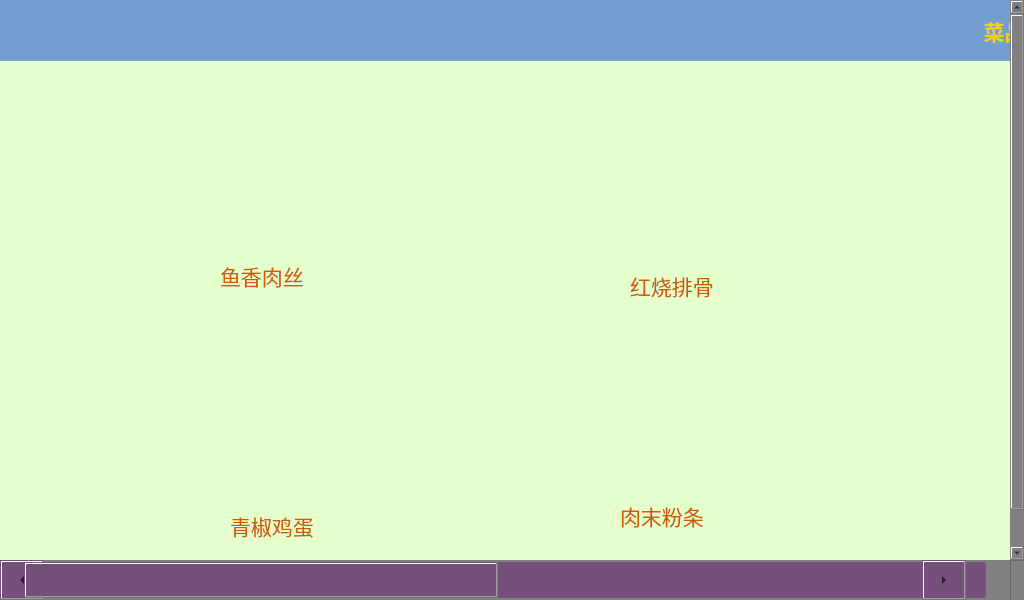
<?xml version="1.0" encoding="UTF-8"?>
<ui version="4.0">
 <class>Picture_1</class>
 <widget class="QWidget" name="Picture_1">
  <property name="geometry">
   <rect>
    <x>0</x>
    <y>0</y>
    <width>1024</width>
    <height>600</height>
   </rect>
  </property>
  <property name="minimumSize">
   <size>
    <width>0</width>
    <height>600</height>
   </size>
  </property>
  <property name="maximumSize">
   <size>
    <width>16777215</width>
    <height>600</height>
   </size>
  </property>
  <property name="windowTitle">
   <string>Form</string>
  </property>
  <widget class="QScrollArea" name="scrollArea">
   <property name="geometry">
    <rect>
     <x>0</x>
     <y>0</y>
     <width>1024</width>
     <height>600</height>
    </rect>
   </property>
   <property name="minimumSize">
    <size>
     <width>1024</width>
     <height>600</height>
    </size>
   </property>
   <property name="maximumSize">
    <size>
     <width>16777215</width>
     <height>600</height>
    </size>
   </property>
   <property name="mouseTracking">
    <bool>false</bool>
   </property>
   <property name="tabletTracking">
    <bool>false</bool>
   </property>
   <property name="focusPolicy">
    <enum>Qt::NoFocus</enum>
   </property>
   <property name="acceptDrops">
    <bool>true</bool>
   </property>
   <property name="autoFillBackground">
    <bool>false</bool>
   </property>
   <property name="styleSheet">
    <string notr="true">QWidget{ background-color:grey; }
QScrollBar:horizontal {  
    height: 40px; /* 设置水平滚动条的高度（即粗细） */  
    background: rgb(117, 80, 123); /* 设置背景色 */ 
    margin: 0 22px 0 22px; /* 设置外边距 */  
    border: 2px solid grey; /* 设置边框 */  
    border-radius: 5px; /* 设置边框圆角 */  
} </string>
   </property>
   <property name="frameShape">
    <enum>QFrame::NoFrame</enum>
   </property>
   <property name="lineWidth">
    <number>0</number>
   </property>
   <property name="midLineWidth">
    <number>40</number>
   </property>
   <property name="widgetResizable">
    <bool>true</bool>
   </property>
   <property name="alignment">
    <set>Qt::AlignLeading|Qt::AlignLeft|Qt::AlignTop</set>
   </property>
   <widget class="QWidget" name="scrollAreaWidgetContents">
    <property name="geometry">
     <rect>
      <x>-1038</x>
      <y>0</y>
      <width>2048</width>
      <height>600</height>
     </rect>
    </property>
    <property name="minimumSize">
     <size>
      <width>2048</width>
      <height>600</height>
     </size>
    </property>
    <property name="maximumSize">
     <size>
      <width>16777215</width>
      <height>600</height>
     </size>
    </property>
    <property name="styleSheet">
     <string notr="true">QWidget{ background-color:#E5FFCC; }</string>
    </property>
    <widget class="QLabel" name="label">
     <property name="geometry">
      <rect>
       <x>0</x>
       <y>0</y>
       <width>2051</width>
       <height>61</height>
      </rect>
     </property>
     <property name="font">
      <font>
       <pointsize>16</pointsize>
       <weight>75</weight>
       <bold>true</bold>
      </font>
     </property>
     <property name="layoutDirection">
      <enum>Qt::RightToLeft</enum>
     </property>
     <property name="autoFillBackground">
      <bool>false</bool>
     </property>
     <property name="styleSheet">
      <string notr="true">QWidget{ background-color:rgb(114, 159, 207)}
QLabel{ color:rgb(237, 212, 0)}</string>
     </property>
     <property name="lineWidth">
      <number>5</number>
     </property>
     <property name="midLineWidth">
      <number>5</number>
     </property>
     <property name="text">
      <string>菜品图片</string>
     </property>
     <property name="scaledContents">
      <bool>false</bool>
     </property>
     <property name="alignment">
      <set>Qt::AlignCenter</set>
     </property>
     <property name="wordWrap">
      <bool>false</bool>
     </property>
     <property name="margin">
      <number>0</number>
     </property>
     <property name="indent">
      <number>5</number>
     </property>
     <property name="textInteractionFlags">
      <set>Qt::LinksAccessibleByMouse</set>
     </property>
    </widget>
    <widget class="QWidget" name="layoutWidget">
     <property name="geometry">
      <rect>
       <x>60</x>
       <y>300</y>
       <width>1991</width>
       <height>181</height>
      </rect>
     </property>
     <layout class="QHBoxLayout" name="horizontalLayout_2">
      <property name="spacing">
       <number>40</number>
      </property>
      <item>
       <widget class="QLabel" name="label_4">
        <property name="styleSheet">
         <string notr="true">
QLabel{image:url(:/new/prefix1/qingjiaojidan.jpg)}</string>
        </property>
        <property name="text">
         <string/>
        </property>
       </widget>
      </item>
      <item>
       <widget class="QLabel" name="label_10">
        <property name="styleSheet">
         <string notr="true">
QLabel{image:url(:/new/prefix1/roumofentiao.jpg)}</string>
        </property>
        <property name="text">
         <string/>
        </property>
       </widget>
      </item>
      <item>
       <widget class="QLabel" name="label_12">
        <property name="styleSheet">
         <string notr="true">
QLabel{image:url(:/new/prefix1/tudousi.jpg)}</string>
        </property>
        <property name="text">
         <string/>
        </property>
       </widget>
      </item>
      <item>
       <widget class="QLabel" name="label_13">
        <property name="styleSheet">
         <string notr="true">
QLabel{image:url(:/new/prefix1/dongporou.jpg)}</string>
        </property>
        <property name="text">
         <string/>
        </property>
       </widget>
      </item>
      <item>
       <widget class="QLabel" name="label_14">
        <property name="styleSheet">
         <string notr="true">
QLabel{image:url(:/new/prefix1/gongbaojiding.jpg)}</string>
        </property>
        <property name="text">
         <string/>
        </property>
       </widget>
      </item>
     </layout>
    </widget>
    <widget class="QLabel" name="label_2">
     <property name="geometry">
      <rect>
       <x>220</x>
       <y>260</y>
       <width>91</width>
       <height>31</height>
      </rect>
     </property>
     <property name="font">
      <font>
       <pointsize>16</pointsize>
       <weight>50</weight>
       <bold>false</bold>
      </font>
     </property>
     <property name="styleSheet">
      <string notr="true">QLabel{color:rgb(206, 92, 0)}</string>
     </property>
     <property name="text">
      <string>鱼香肉丝</string>
     </property>
    </widget>
    <widget class="QLabel" name="label_5">
     <property name="geometry">
      <rect>
       <x>630</x>
       <y>270</y>
       <width>91</width>
       <height>31</height>
      </rect>
     </property>
     <property name="font">
      <font>
       <pointsize>16</pointsize>
       <weight>50</weight>
       <bold>false</bold>
      </font>
     </property>
     <property name="styleSheet">
      <string notr="true">QLabel{color:rgb(206, 92, 0)}</string>
     </property>
     <property name="text">
      <string>红烧排骨</string>
     </property>
    </widget>
    <widget class="QLabel" name="label_6">
     <property name="geometry">
      <rect>
       <x>1020</x>
       <y>270</y>
       <width>121</width>
       <height>31</height>
      </rect>
     </property>
     <property name="font">
      <font>
       <pointsize>16</pointsize>
       <weight>50</weight>
       <bold>false</bold>
      </font>
     </property>
     <property name="styleSheet">
      <string notr="true">QLabel{color:rgb(206, 92, 0)}</string>
     </property>
     <property name="text">
      <string>白菜炖粉条</string>
     </property>
    </widget>
    <widget class="QLabel" name="label_15">
     <property name="geometry">
      <rect>
       <x>1420</x>
       <y>270</y>
       <width>91</width>
       <height>31</height>
      </rect>
     </property>
     <property name="font">
      <font>
       <pointsize>16</pointsize>
       <weight>50</weight>
       <bold>false</bold>
      </font>
     </property>
     <property name="styleSheet">
      <string notr="true">QLabel{color:rgb(206, 92, 0)}</string>
     </property>
     <property name="text">
      <string>红烧排骨</string>
     </property>
    </widget>
    <widget class="QLabel" name="label_16">
     <property name="geometry">
      <rect>
       <x>1830</x>
       <y>270</y>
       <width>91</width>
       <height>31</height>
      </rect>
     </property>
     <property name="font">
      <font>
       <pointsize>16</pointsize>
       <weight>50</weight>
       <bold>false</bold>
      </font>
     </property>
     <property name="styleSheet">
      <string notr="true">QLabel{color:rgb(206, 92, 0)}</string>
     </property>
     <property name="text">
      <string>炸蘑菇</string>
     </property>
    </widget>
    <widget class="QLabel" name="label_17">
     <property name="geometry">
      <rect>
       <x>230</x>
       <y>510</y>
       <width>91</width>
       <height>31</height>
      </rect>
     </property>
     <property name="font">
      <font>
       <pointsize>16</pointsize>
       <weight>50</weight>
       <bold>false</bold>
      </font>
     </property>
     <property name="styleSheet">
      <string notr="true">QLabel{color:rgb(206, 92, 0)}</string>
     </property>
     <property name="text">
      <string>青椒鸡蛋</string>
     </property>
    </widget>
    <widget class="QLabel" name="label_18">
     <property name="geometry">
      <rect>
       <x>620</x>
       <y>500</y>
       <width>91</width>
       <height>31</height>
      </rect>
     </property>
     <property name="font">
      <font>
       <pointsize>16</pointsize>
       <weight>50</weight>
       <bold>false</bold>
      </font>
     </property>
     <property name="styleSheet">
      <string notr="true">QLabel{color:rgb(206, 92, 0)}</string>
     </property>
     <property name="text">
      <string>肉末粉条</string>
     </property>
    </widget>
    <widget class="QLabel" name="label_19">
     <property name="geometry">
      <rect>
       <x>1030</x>
       <y>500</y>
       <width>91</width>
       <height>31</height>
      </rect>
     </property>
     <property name="font">
      <font>
       <pointsize>16</pointsize>
       <weight>50</weight>
       <bold>false</bold>
      </font>
     </property>
     <property name="styleSheet">
      <string notr="true">QLabel{color:rgb(206, 92, 0)}</string>
     </property>
     <property name="text">
      <string>土豆丝</string>
     </property>
    </widget>
    <widget class="QLabel" name="label_20">
     <property name="geometry">
      <rect>
       <x>1430</x>
       <y>510</y>
       <width>91</width>
       <height>31</height>
      </rect>
     </property>
     <property name="font">
      <font>
       <pointsize>16</pointsize>
       <weight>50</weight>
       <bold>false</bold>
      </font>
     </property>
     <property name="styleSheet">
      <string notr="true">QLabel{color:rgb(206, 92, 0)}</string>
     </property>
     <property name="text">
      <string>东坡肉</string>
     </property>
    </widget>
    <widget class="QLabel" name="label_21">
     <property name="geometry">
      <rect>
       <x>1840</x>
       <y>500</y>
       <width>91</width>
       <height>31</height>
      </rect>
     </property>
     <property name="font">
      <font>
       <pointsize>16</pointsize>
       <weight>50</weight>
       <bold>false</bold>
      </font>
     </property>
     <property name="styleSheet">
      <string notr="true">QLabel{color:rgb(206, 92, 0)}</string>
     </property>
     <property name="text">
      <string>宫保鸡丁</string>
     </property>
    </widget>
    <widget class="QPushButton" name="pushButton">
     <property name="geometry">
      <rect>
       <x>1590</x>
       <y>500</y>
       <width>181</width>
       <height>51</height>
      </rect>
     </property>
     <property name="font">
      <font>
       <pointsize>18</pointsize>
      </font>
     </property>
     <property name="text">
      <string>返回</string>
     </property>
    </widget>
    <widget class="QWidget" name="">
     <property name="geometry">
      <rect>
       <x>70</x>
       <y>70</y>
       <width>1991</width>
       <height>181</height>
      </rect>
     </property>
     <layout class="QHBoxLayout" name="horizontalLayout">
      <property name="spacing">
       <number>40</number>
      </property>
      <item>
       <widget class="QLabel" name="label_3">
        <property name="styleSheet">
         <string notr="true">
QLabel{image:url(:/new/prefix1/yuxiangrousi.jpg)}</string>
        </property>
        <property name="text">
         <string/>
        </property>
       </widget>
      </item>
      <item>
       <widget class="QLabel" name="label_7">
        <property name="styleSheet">
         <string notr="true">
QLabel{image:url(:/new/prefix1/hongshaozhuti.jpg)}</string>
        </property>
        <property name="text">
         <string/>
        </property>
       </widget>
      </item>
      <item>
       <widget class="QLabel" name="label_8">
        <property name="styleSheet">
         <string notr="true">
QLabel{image:url(:/new/prefix1/baicaifentiao.jpg)}</string>
        </property>
        <property name="text">
         <string/>
        </property>
       </widget>
      </item>
      <item>
       <widget class="QLabel" name="label_9">
        <property name="styleSheet">
         <string notr="true">
QLabel{image:url(:/new/prefix1/tangcupaigu.jpg)}</string>
        </property>
        <property name="text">
         <string/>
        </property>
       </widget>
      </item>
      <item>
       <widget class="QLabel" name="label_11">
        <property name="styleSheet">
         <string notr="true">
QLabel{image:url(:/new/prefix1/zhamogu.jpg)}</string>
        </property>
        <property name="text">
         <string/>
        </property>
       </widget>
      </item>
     </layout>
    </widget>
   </widget>
  </widget>
 </widget>
 <resources/>
 <connections/>
</ui>
